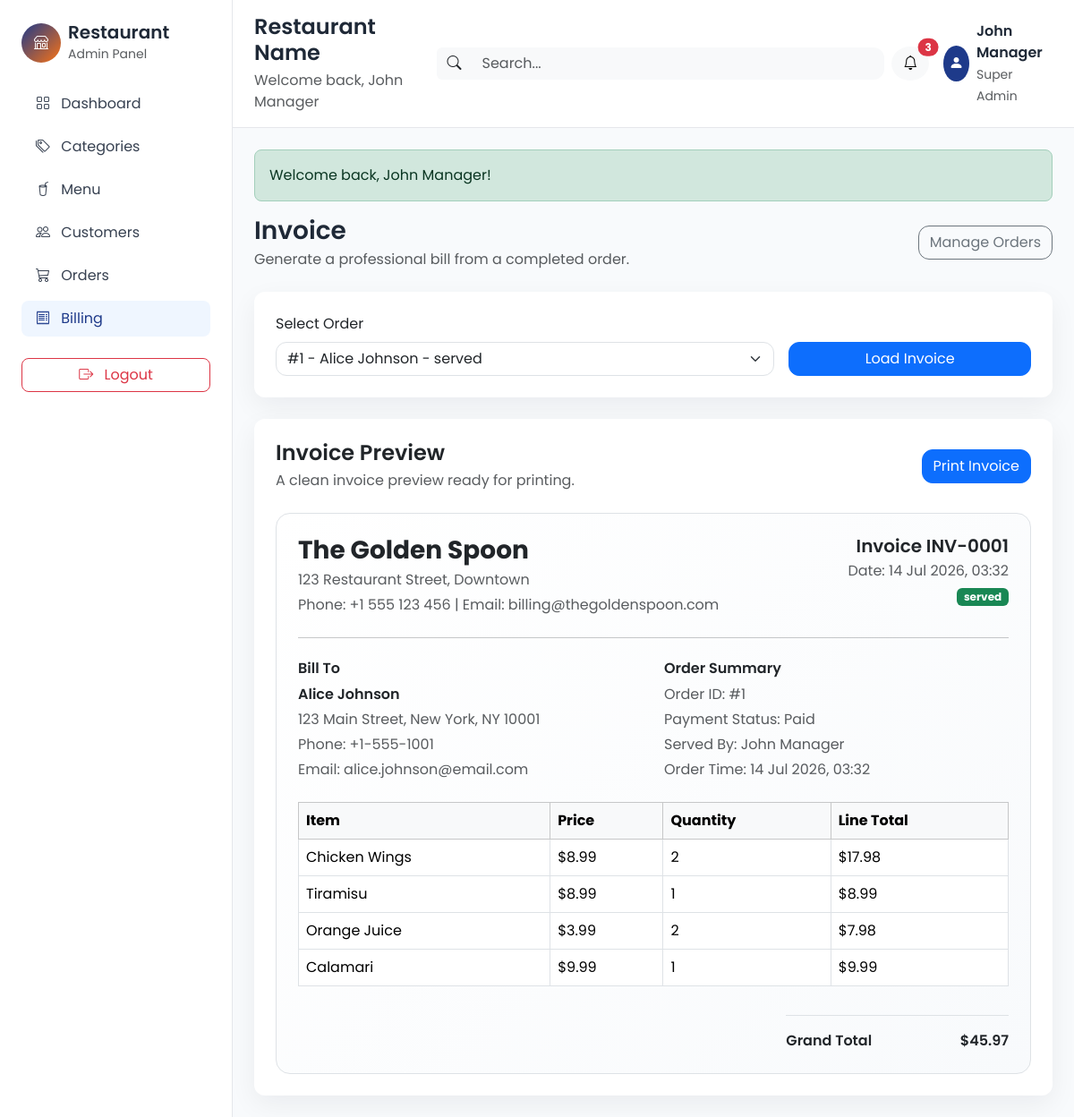
Screenshot of /pages/billing/invoice.php (signed in) with the database file from the repository.
### tables this page shows
CREATE TABLE IF NOT EXISTS orders (
    id INT AUTO_INCREMENT PRIMARY KEY,
    customer_id INT NOT NULL,
    admin_id INT NOT NULL,
    order_date TIMESTAMP DEFAULT CURRENT_TIMESTAMP,
    total_amount DECIMAL(10,2) NOT NULL,
    payment_status VARCHAR(30) DEFAULT 'unpaid',
    order_status VARCHAR(30) DEFAULT 'pending',
    created_at TIMESTAMP DEFAULT CURRENT_TIMESTAMP,
    updated_at TIMESTAMP DEFAULT CURRENT_TIMESTAMP ON UPDATE CURRENT_TIMESTAMP,
    CONSTRAINT fk_order_customer FOREIGN KEY (customer_id) REFERENCES customers(id),
    CONSTRAINT fk_order_admin FOREIGN KEY (admin_id) REFERENCES admins(id)
);

CREATE TABLE IF NOT EXISTS customers (
    id INT AUTO_INCREMENT PRIMARY KEY,
    full_name VARCHAR(100) NOT NULL,
    phone VARCHAR(20) DEFAULT NULL,
    email VARCHAR(100) DEFAULT NULL,
    address TEXT DEFAULT NULL,
    created_at TIMESTAMP DEFAULT CURRENT_TIMESTAMP,
    updated_at TIMESTAMP DEFAULT CURRENT_TIMESTAMP ON UPDATE CURRENT_TIMESTAMP
);

CREATE TABLE IF NOT EXISTS order_items (
    id INT AUTO_INCREMENT PRIMARY KEY,
    order_id INT NOT NULL,
    menu_item_id INT NOT NULL,
    quantity INT NOT NULL,
    unit_price DECIMAL(10,2) NOT NULL,
    line_total DECIMAL(10,2) NOT NULL,
    created_at TIMESTAMP DEFAULT CURRENT_TIMESTAMP,
    CONSTRAINT fk_order_item_order FOREIGN KEY (order_id) REFERENCES orders(id),
    CONSTRAINT fk_order_item_menu FOREIGN KEY (menu_item_id) REFERENCES menu_items(id)
);

CREATE TABLE IF NOT EXISTS menu_items (
    id INT AUTO_INCREMENT PRIMARY KEY,
    category_id INT NOT NULL,
    name VARCHAR(150) NOT NULL,
    description TEXT DEFAULT NULL,
    price DECIMAL(10,2) NOT NULL,
    image_path VARCHAR(255) DEFAULT NULL,
    status VARCHAR(20) DEFAULT 'active',
    created_at TIMESTAMP DEFAULT CURRENT_TIMESTAMP,
    updated_at TIMESTAMP DEFAULT CURRENT_TIMESTAMP ON UPDATE CURRENT_TIMESTAMP,
    CONSTRAINT fk_menu_category FOREIGN KEY (category_id) REFERENCES categories(id)
);

### pages/billing/invoice.php (the view, shortened to what this page needs)
<?php
require_once ROOT_PATH . 'includes/functions.php';
$selectedOrderId = (int) ($_GET['order_id'] ?? 0);
$selectedOrder = null;
$selectedOrderItems = [];
$invoiceNumber = '';
$invoiceDate = '';
$connection = getDbConnection();
$ordersStatement = $connection->prepare('SELECT o.id, o.order_date, o.total_amount, o.order_status, c.full_name AS customer_name FROM orders o LEFT JOIN customers c ON c.id = o.customer_id ORDER BY o.order_date DESC');
$ordersStatement->execute();
$orders = $ordersStatement->get_result()->fetch_all(MYSQLI_ASSOC);
if ($selectedOrderId <= 0 && !empty($orders)) {
    $selectedOrderId = (int) $orders[0]['id'];
}
if ($selectedOrderId > 0) {
    $orderStatement = $connection->prepare('SELECT o.id, o.order_date, o.total_amount, o.payment_status, o.order_status, c.full_name AS customer_name, c.phone, c.email, c.address, a.full_name AS admin_name FROM orders o LEFT JOIN customers c ON c.id = o.customer_id LEFT JOIN admins a ON a.id = o.admin_id WHERE o.id = ? LIMIT 1');
    $orderStatement->bind_param('i', $selectedOrderId);
    $orderStatement->execute();
    $selectedOrder = $orderStatement->get_result()->fetch_assoc();
    if ($selectedOrder) {
        $itemStatement = $connection->prepare('SELECT oi.quantity, oi.unit_price, oi.line_total, mi.name AS menu_item_name FROM order_items oi LEFT JOIN menu_items mi ON mi.id = oi.menu_item_id WHERE oi.order_id = ? ORDER BY oi.id ASC');
        $itemStatement->bind_param('i', $selectedOrderId);
        $itemStatement->execute();
        $selectedOrderItems = $itemStatement->get_result()->fetch_all(MYSQLI_ASSOC);
        $invoiceNumber = 'INV-' . str_pad((string) $selectedOrder['id'], 4, '0', STR_PAD_LEFT);
        $invoiceDate = date('d M Y, H:i', strtotime($selectedOrder['order_date']));
    }
}
require_once ROOT_PATH . 'includes/header.php';
?>
<div class="d-flex flex-column flex-md-row justify-content-between align-items-md-center mb-4 gap-3">
    <div>
        <h3 class="fw-semibold mb-1">Invoice</h3>
        <p class="text-muted mb-0">Generate a professional bill from a completed order.</p>
    </div>
    <a href="<?php echo BASE_URL; ?>/pages/orders/view_orders.php" class="btn btn-outline-secondary">Manage Orders</a>
</div>
<div class="card p-4">
    <form method="GET" class="row g-3 align-items-end">
        <div class="col-12 col-md-8">
            <label class="form-label">Select Order</label>
            <select name="order_id" class="form-select">
                <?php foreach ($orders as $order): ?>
                    <option value="<?php echo (int) $order['id']; ?>" <?php echo $selectedOrderId === (int) $order['id'] ? 'selected' : ''; ?>>#<?php echo (int) $order['id']; ?> </option>
                <?php endforeach; ?>
            </select>
        </div>
        <div class="col-12 col-md-4">
            <button type="submit" class="btn btn-primary w-100">Load Invoice</button>
        </div>
    </form>
</div>
<?php if (!$selectedOrder): ?>
    <div class="card p-4 mt-4">
        <?php echo renderEmptyState('No invoice available', 'Create an order first to generate a bill.'); ?>
    </div>
<?php else: ?>
    <div class="card p-4 mt-4">
        <div class="d-flex flex-column flex-md-row justify-content-between align-items-md-center mb-4 gap-3">
            <div>
                <h4 class="fw-semibold mb-1">Invoice Preview</h4>
                <p class="text-muted mb-0">A clean invoice preview ready for printing.</p>
            </div>
            <a href="<?php echo BASE_URL; ?>/pages/billing/printable_bill.php?order_id=<?php echo (int) $selectedOrder['id']; ?>" target="_blank" class="btn btn-primary">Print Invoice</a>
        </div>
        <div class="border rounded-4 p-4 invoice-preview">
            <div class="row g-3 align-items-start">
                <div class="col-md-8">
                    <h3 class="fw-bold mb-1">The Golden Spoon</h3>
                    <p class="text-muted mb-1">123 Restaurant Street, Downtown</p>
                    <p class="text-muted mb-0">Phone: +1 555 123 456 | Email: billing@thegoldenspoon.com</p>
                </div>
                <div class="col-md-4 text-md-end">
                    <h5 class="fw-semibold mb-1">Invoice <?php echo htmlspecialchars($invoiceNumber); ?></h5>
                    <p class="text-muted mb-1">Date: <?php echo htmlspecialchars($invoiceDate); ?></p>
                    <span class="badge bg-success"><?php echo htmlspecialchars($selectedOrder['order_status']); ?></span>
                </div>
            </div>
            <hr class="my-4">
            <div class="row g-4">
                <div class="col-md-6">
                    <h6 class="fw-semibold">Bill To</h6>
                    <p class="mb-1 fw-semibold"><?php echo htmlspecialchars($selectedOrder['customer_name'] ?? 'Guest'); ?></p>
                    <p class="mb-1 text-muted"><?php echo htmlspecialchars($selectedOrder['address'] ?? 'No address provided'); ?></p>
                    <p class="mb-1 text-muted">Phone: <?php echo htmlspecialchars($selectedOrder['phone'] ?? 'N/A'); ?></p>
                    <p class="mb-0 text-muted">Email: <?php echo htmlspecialchars($selectedOrder['email'] ?? 'N/A'); ?></p>
                </div>
                <div class="col-md-6">
                    <h6 class="fw-semibold">Order Summary</h6>
                    <p class="mb-1 text-muted">Order ID: #<?php echo (int) $selectedOrder['id']; ?></p>
                    <p class="mb-1 text-muted">Payment Status: <?php echo htmlspecialchars(ucfirst($selectedOrder['payment_status'] ?? 'unpaid')); ?></p>
                    <p class="mb-1 text-muted">Served By: <?php echo htmlspecialchars($selectedOrder['admin_name'] ?? 'System'); ?></p>
                    <p class="mb-0 text-muted">Order Time: <?php echo htmlspecialchars($invoiceDate); ?></p>
                </div>
            </div>
            <div class="table-responsive mt-4">
                <table class="table table-bordered align-middle">
                    <thead class="table-light">
                        <tr>
                            <th>Item</th>
                            <th>Price</th>
                            <th>Quantity</th>
                            <th>Line Total</th>
                        </tr>
                    </thead>
                    <tbody>
                        <?php foreach ($selectedOrderItems as $item): ?>
                            <tr>
                                <td><?php echo htmlspecialchars($item['menu_item_name'] ?? 'Unknown item'); ?></td>
                                <td>$<?php echo number_format((float) $item['unit_price'], 2); ?></td>
                                <td><?php echo (int) $item['quantity']; ?></td>
                                <td>$<?php echo number_format((float) $item['line_total'], 2); ?></td>
                            </tr>
                        <?php endforeach; ?>
                    </tbody>
                </table>
            </div>
            <div class="row justify-content-end mt-3">
                <div class="col-md-4">
                    <div class="d-flex justify-content-between border-top pt-3">
                        <span class="fw-semibold">Grand Total</span>
                        <span class="fw-semibold">$<?php echo number_format((float) $selectedOrder['total_amount'], 2); ?></span>
                    </div>
                </div>
            </div>
        </div>
    </div>
<?php endif; ?>
<?php require_once ROOT_PATH . 'includes/footer.php'; ?>

### assets/css/styles.css (style rules this page uses)
body { font-family: 'Poppins', sans-serif; background-color: #F8FAFC; color: #1F2937; }
.card { border: 0; border-radius: 12px; box-shadow: 0 10px 30px rgba(15, 23, 42, 0.06); }
.btn { border-radius: 12px; }
.form-control, .form-select { border-radius: 12px; }
.invoice-preview, .invoice-printable { background: linear-gradient(135deg, #ffffff 0%, #f8fafc 100%); }

### rows the page displays
orders: id "INV-0001", order_date "14 Jul 2026, 03:32", order_status "served", customer.full_name "Alice Johnson", customer.address "123 Main Street, New York, NY 10001", customer.phone "+1-555-1001", customer.email "alice.johnson@email.com", id "1", payment_status "Paid", admin.full_name "John Manager", total_amount "45.97"
order_items: menu_item.name "Chicken Wings", unit_price "8.99", quantity "2", line_total "17.98"
order_items: menu_item.name "Tiramisu", unit_price "8.99", quantity "1", line_total "8.99"
order_items: menu_item.name "Orange Juice", unit_price "3.99", quantity "2", line_total "7.98"
order_items: menu_item.name "Calamari", unit_price "9.99", quantity "1", line_total "9.99"

### other values shown
$adminName "John Manager"
$flash['message'] "Welcome back, John Manager!"
